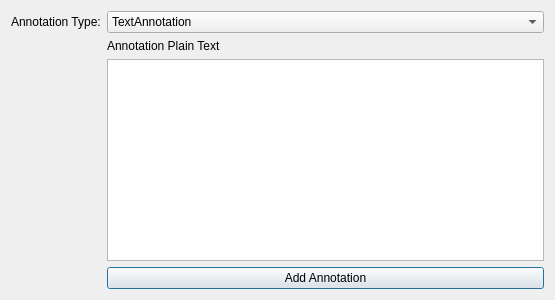
<?xml version="1.0" encoding="UTF-8"?>
<ui version="4.0">
 <class>Dialog</class>
 <widget class="QDialog" name="Dialog">
  <property name="geometry">
   <rect>
    <x>0</x>
    <y>0</y>
    <width>555</width>
    <height>300</height>
   </rect>
  </property>
  <property name="windowTitle">
   <string>Add Annotation</string>
  </property>
  <layout class="QGridLayout" name="gridLayout">
   <item row="0" column="1">
    <widget class="QComboBox" name="annotationTypeCBox">
     <item>
      <property name="text">
       <string>TextAnnotation</string>
      </property>
     </item>
     <item>
      <property name="text">
       <string>ExternalResource</string>
      </property>
     </item>
     <item>
      <property name="text">
       <string>ExternalResourceSegment</string>
      </property>
     </item>
     <item>
      <property name="text">
       <string>Semantic Web</string>
      </property>
     </item>
    </widget>
   </item>
   <item row="1" column="1">
    <widget class="QLabel" name="label_2">
     <property name="text">
      <string>Annotation Plain Text</string>
     </property>
    </widget>
   </item>
   <item row="0" column="0">
    <widget class="QLabel" name="label">
     <property name="text">
      <string>Annotation Type:</string>
     </property>
    </widget>
   </item>
   <item row="2" column="1">
    <widget class="QPlainTextEdit" name="textAnnotationEdit"/>
   </item>
   <item row="3" column="1">
    <widget class="QPushButton" name="addAnnotationButton">
     <property name="text">
      <string>Add Annotation</string>
     </property>
    </widget>
   </item>
  </layout>
 </widget>
 <resources/>
 <connections/>
</ui>
